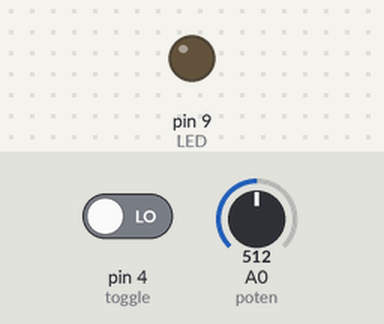
Recording of a sketch running on a simulated Arduino Uno, built with avr-gcc and run on an emulated ATmega328P. Shown: output pins drawn as LEDs (lit = HIGH). Dashed ring = blinking. Inputs (shaded band) come from the test bench; at power-on: pin 4 (toggle) LOW, A0 (poten) = 512.

Above: at 1.2 s.
1.3 s: pin 4 (toggle) driven HIGH
At 1.45 s:
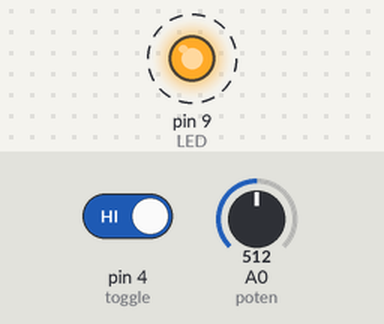
4.3 s: A0 (poten) set to 1023
At 5.2 s:
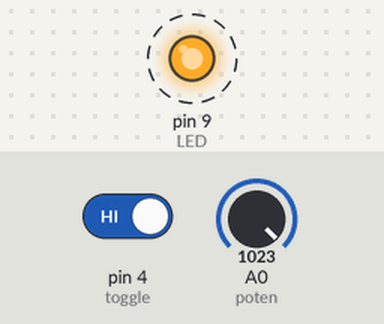
7.3 s: A0 (poten) set to 122
At 7.74 s:
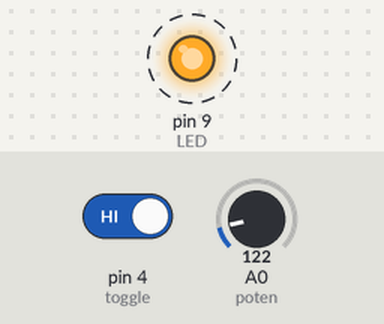
10.3 s: pin 4 (toggle) driven LOW
At 10.9 s:
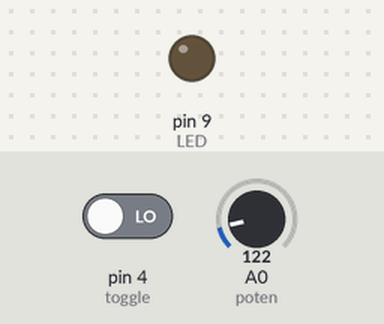
Timing chart, 0 to 12.8 s (numbered marks = the images above; inputs shaded):
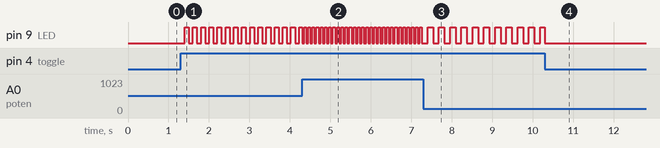

Measured:
- after the input at 1.3 s, pin 9 (LED): alternates HIGH for 0.10 s and LOW for 0.10 s, starting after 0.10 s
- after the input at 4.3 s, pin 9 (LED): alternates HIGH for 0.05 s and LOW for 0.05 s, starting after 0.05 s
- after the input at 7.3 s, pin 9 (LED): alternates HIGH for 0.14 s and LOW for 0.14 s, starting after 0.10 s
- after the input at 10.3 s, pin 9 (LED): goes on until 10.3 s, then stays LOW

The sketch:

ledBlinking.ino
```cpp
int LED = 9;
bool currBrightness = LOW;
long long prevTime =0;
byte poten = A0;
int toggle = 4;
int interval = 0;
int state = 0;
int step = 50;
void setup()
{
  pinMode(LED,OUTPUT);
  pinMode(toggle,INPUT);


}

void loop()
{ 	long long currTime = millis();
	int button = digitalRead(toggle);
    if(button==HIGH){
 		int input  = analogRead(poten);
      	interval =map(input,0,1028,50,150);
      if(currTime-prevTime>=200-interval){
      	prevTime = currTime;
        digitalWrite(LED,currBrightness);
        currBrightness=!currBrightness;
      }
    }else{
         digitalWrite(LED,LOW);
    }
}
```
